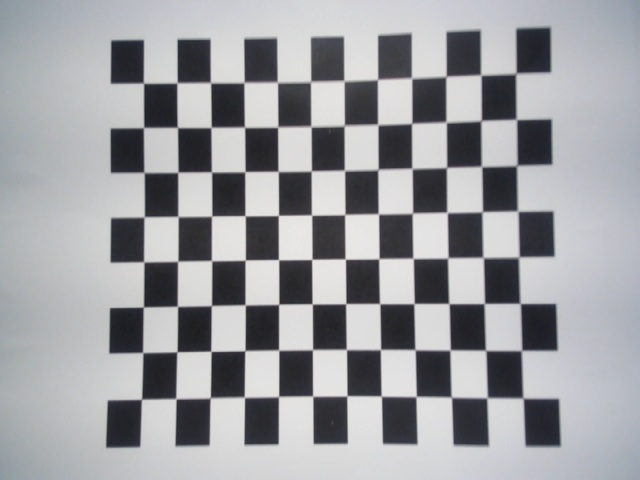
#> input picture chessboard/photo1.jpg, 640 x 480 px
$ python get_camera_array.py
#> lines starting #> are read from the running program, lines starting #| are printed output that depends on the picture; after the words box and inside, x2 and y2 are one past the last pixel; in counts of white or black regions, pixels touching at a corner belong together; long printed decimals are rounded
import cv2
import numpy as np
import glob

# 设置棋盘格参数
chessboard_size = (12, 8)  # 棋盘格的内角点个数
square_size = 1.45  # cm

# 准备棋盘格的世界坐标系坐标（假设z=0）
objp = np.zeros((chessboard_size[0] * chessboard_size[1], 3), np.float32)
objp[:, :2] = np.mgrid[0:chessboard_size[0], 0:chessboard_size[1]].T.reshape(-1, 2)
objp *= square_size

# 用于存储所有图像的世界坐标系点和图像坐标系点
objpoints = []  # 世界坐标系中的点
imgpoints = []  # 图像坐标系中的点

# 获取所有棋盘格图像的路径
images = glob.glob('../chessboard/photo1.jpg')

for image_path in images:
    img = cv2.imread(image_path)
#> img is the input picture: shape (480, 640, 3); mean B, G, R 160.3, 156.8, 155.8
    gray = cv2.cvtColor(img, cv2.COLOR_BGR2GRAY)

    # 检测棋盘格角点
    ret, corners = cv2.findChessboardCorners(gray, chessboard_size, None)
#> ret = True; corners = 96 rows, first 8: [144, 82.55], [177.5, 83.53], [210.3, 83.34], [244.1, 82.56], [277.4, 82.07], [310.9, 82.02], [344.6, 80.07], [378.1, 79.86]
    if ret:
        objpoints.append(objp)
        imgpoints.append(corners)

        # 绘制角点以进行可视化
        img = cv2.drawChessboardCorners(img, chessboard_size, corners, ret)
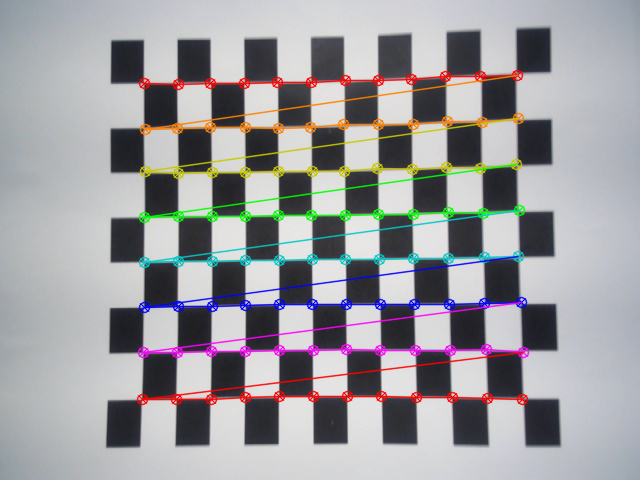
#> img: shape (480, 640, 3); 7.87% of pixels changed, all inside (x1, y1, x2, y2) = (136, 69, 530, 406)
        cv2.imshow('Chessboard Corners', img)
        cv2.waitKey(0)

cv2.destroyAllWindows()
ret, mtx, dist, rvecs, tvecs = cv2.calibrateCamera(objpoints, imgpoints, gray.shape[::-1], None, None)
#> ret = 0.825; mtx = [[287.2, 0, 316.9], [0, 384.1, 248.9], [0, 0, 1]]; dist = [[0.107, -0.158, -0.000285, 0.000146, 0.11]]; rvecs = ([-0.0337, 0.0181, -0.00971],); tvecs = ([-7.52, -5.38, 12.85],)

# 输出相机的内参和畸变系数
print("Camera matrix:\n", mtx)
#| Camera matrix:
#|  [[287.162   0.         316.862]
#|  [  0.         384.127 248.877]
#|  [  0.           0.           1.        ]]
print("Distortion coefficients:\n", dist)
#| Distortion coefficients:
#|  [[ 1.06508857e-01 -1.57637446e-01 -2.85165033e-04  1.46340586e-04
#|    1.10167153e-01]]

# 保存内参和畸变系数到文件
np.savez('camera_calibration.npz', mtx=mtx, dist=dist, rvecs=rvecs, tvecs=tvecs)
for image_path in images:
    img = cv2.imread(image_path)
    h, w = img.shape[:2]
#> h = 480; w = 640

    # 计算新的相机矩阵和有效像素区域
    # newcameramtx: 新的相机矩阵
    # roi: 有效像素区域（区域内的像素可以保证无畸变）
    newcameramtx, roi = cv2.getOptimalNewCameraMatrix(mtx, dist, (w, h), 1, (w, h))
#> newcameramtx = [[307.4, 0, 317.6], [0, 393.2, 248.5], [0, 0, 1]]; roi = (17, 25, 603, 433)

    # 使用新的相机矩阵 undistort 方法校正畸变图像
    # mtx: 原始相机矩阵
    # dist: 畸变系数
    # newcameramtx: 新的相机矩阵
    dst = cv2.undistort(img, mtx, dist, None, newcameramtx)
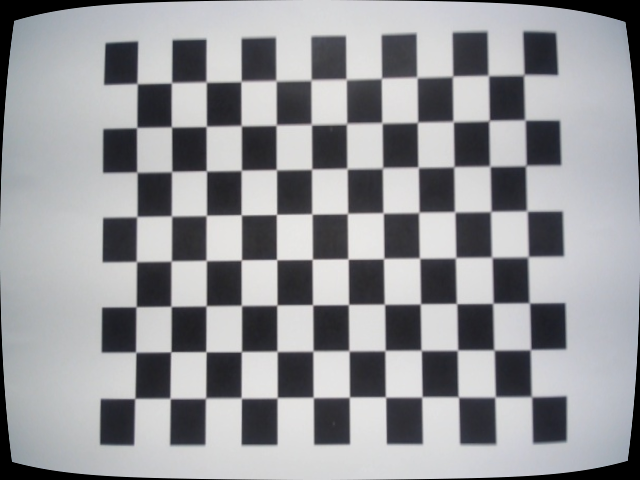
#> dst: shape (480, 640, 3); mean B, G, R 153.6, 150.3, 149.5

    #  # 获取有效像素区域
    x, y, w, h = roi
#> x = 17; y = 25; w = 603; h = 433
    # 裁剪图像，只保留有效像素区域
    dst = dst[y:y + h, x:x + w]
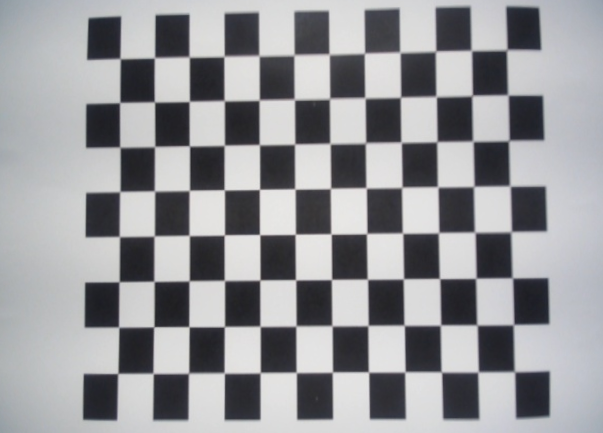
#> dst: shape (433, 603, 3); mean B, G, R 153.2, 150, 149.5

    cv2.imshow('Undistorted Image', dst)
    cv2.waitKey(0)
cv2.destroyAllWindows()

# 加载 .npz 文件
'''data = np.load('camera_calibration.npz')
print('测试')
print(data['mtx'])
print(data['dist'])'''
